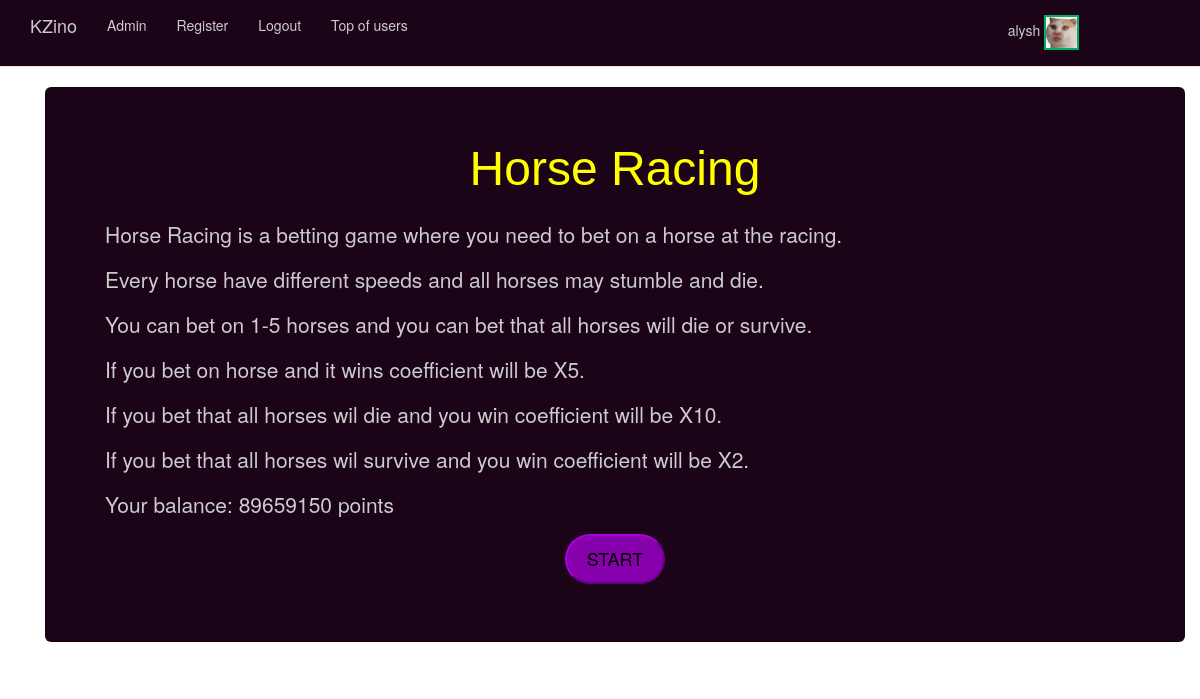
Screenshot of /Menu/begast1/ (signed in) with the database file from the repository.
### Menu/models.py (models this page shows, shortened)
class CustomUser(AbstractUser):
    first_name = models.CharField(max_length=200)
    last_name = models.CharField(max_length=200)
    email = models.EmailField()
    initial_balance = models.IntegerField(default=50000)
    profile_pic = models.ImageField(upload_to='profile_pics', default='profile_pics/default.jpg')
    is_banned = models.BooleanField(default=False)
    class BJboard:
        dh = list()
        ph = list()
        deck = list()
        started = False
        bet = int()
        dd = False
        banDD = False
        WJ = False
    class PT:
        started = False
        indexes_i = list()
        indexes_j = list()
        slideshow = list()
        finished = False
    class Roulette:
        message = str()
        bet = int()
        fields = dict.fromkeys([i for i in range(37)], 0)
        threePart = dict.fromkeys([1, 2, 3], 0)
        twoPart = dict.fromkeys([1, 2], 0)
        color = dict.fromkeys([1, 2], 0)
        parity = dict.fromkeys([1, 2], 0)
        row = dict.fromkeys([1, 2, 3], 0)
        all_bets = int()
        slideshow = list()
        index = int()
        started = False
        finished = False
    class Ska4ki:
        started = False
        bet1 = int()
        bet2 = int()
        bet3 = int()
        bet4 = int()
        bet5 = int()
        betALLDIE = int()
        betALLALIVE = int()
    class Slot:
        baraban_1 = []
        baraban_2 = []
        baraban_3 = []
        baraban_4 = []
        baraban_5 = []
        count = randint(10, 20)
        balance_destroyer = 0
        new_slot = [[],[],[]]

### Menu/views.py (the view)
# urls.py: url(r'begast1/$', views.begaSTART1, name="begaSTART1"),
def begaSTART1(request):
    if request.method == "POST":
        return redirect("Menu:begaSTART")
    return render(request, 'Menu/BegaStart1.html', )

### templates/Menu/BegaStart1.html (shortened to what this page needs)
{% extends "Menu/base.html" %}
{% block body_block %}
<div class="container">
  <div class="jumbotron" style="background-color:#1b0318; color:#CCCCCC;">
<p align="center"><font size="9" color="yellow" face="Arial" > Horse Racing </font></p>
      <p> Horse Racing is a betting game where you need to bet on a horse at the racing.</p>
       <p> Every horse have different speeds and all horses may stumble and die.</p>
<p> You can bet on 1-5 horses and you can bet that all horses will die or survive.</p>
<p> If you bet on horse and it wins coefficient will be X5.</p>
<p> If you bet that all horses wil die and you win coefficient will be X10.</p>
<p> If you bet that all horses wil survive and you win coefficient will be X2.</p>
<p> Your balance: {{user.initial_balance}} points</p>
      <form enctype="multipart/form-data" method="POST" >
    <font size="15"    color="Black"> <h4 align="center"> <input type="submit" name="" value="START"  style = "background-color:#8600ac; border-radius:50px; border-color:#ac00dd; width:100px; height:50px;"> </h4>    </font>
        </form>
  </div>
</div>
{% endblock %}

### templates/Menu/base.html (shortened to what this page needs)
<!DOCTYPE html>
<html>
  <head>
    <link rel="stylesheet" href="https://maxcdn.bootstrapcdn.com/bootstrap/3.3.7/css/bootstrap.min.css">
  </head>
  <body>
  {% if user.is_banned %}
  {% else %}
   <nav class="navbar navbar-default navbar-static-top" style="background-color:#1b0318; color:#CCCCCC;">
      <div class="container">
        <ul class="nav navbar-nav" style="background-color:#1b0318; color:#CCCCCC;">
          <li><a class="navbar-brand" style="color:#CCCCCC;" href="{% url 'index' %}">KZino</a></li>
          <li><a class="navbar-link"style="color:#CCCCCC;" href="{% url 'admin:index' %}">Admin</a></li>
          <li><a class="navbar-link"style="color:#CCCCCC;" href="{% url 'Menu:register' %}">Register</a></li>
          {% if user.is_authenticated %}
            <li><a href="{% url 'logout' %}" style="color:#CCCCCC;">Logout</a></li>
          {% else %}
            <li><a class="navbar-link"style="color:#CCCCCC;" href="{% url 'Menu:user_login' %}">Login</a></li>
          {% endif %}
            <li><a class="navbar-link"style="color:#CCCCCC;" href="{% url 'Menu:TopU' %}"> Top of users </a></li>
             <li><a class="navbar-link"style="color:#CCCCCC;">  </a></li>
             <li><a class="navbar-link"style="color:#CCCCCC;">  </a></li>
            <li><a class="navbar-link"style="color:#CCCCCC;">  </a></li>
            <li><a class="navbar-link"style="color:#CCCCCC;">  </a></li>
            <li><a class="navbar-link"style="color:#CCCCCC;">  </a></li>
            <li><a class="navbar-link"style="color:#CCCCCC;">  </a></li>
            <li><a class="navbar-link"style="color:#CCCCCC;">  </a></li>
            <li><a class="navbar-link"style="color:#CCCCCC;">  </a></li>
            <li><a class="navbar-link"style="color:#CCCCCC;">  </a></li>
            <li><a class="navbar-link"style="color:#CCCCCC;">  </a></li>
            <li><a class="navbar-link"style="color:#CCCCCC;">  </a></li>
            <li><a class="navbar-link"style="color:#CCCCCC;">  </a></li>
            <li><a class="navbar-link"style="color:#CCCCCC;">  </a></li>
            <li><a class="navbar-link"style="color:#CCCCCC;">  </a></li>
            <li><a class="navbar-link"style="color:#CCCCCC;">  </a></li>
            <li><a class="navbar-link"style="color:#CCCCCC;">  </a></li>
            <li><a class="navbar-link"style="color:#CCCCCC;">  </a></li>
            <li><a class="navbar-link"style="color:#CCCCCC;">  </a></li>
            <li><a class="navbar-link"style="color:#CCCCCC;">  </a></li>
            {% if user.is_authenticated %}
            <li><a class="navbar-link"style="color:#CCCCCC;" href="{% url 'Menu:Cabinet' %}">  {{user.username}} <img src="{{user.profile_pic.url}} " width="35" height="35" class="border1" /> </a>
   </li>
            {% endif %}
{% endif %}
</ul>
      </div>
    </nav>
    <div class="container">
    {% block body_block %}
    {% endblock %}
    </div>
  </body>
</html>

### templates/Menu/base.html (style rules this page uses)
.border1 { border: 2px solid #00af64; }
.navbar { height: 67px !important; }
body { background-image:url(/static/b1.jpg) }

### rows the page displays
CustomUser: username "alysh", profile_pic (picture), initial_balance "89659150"
